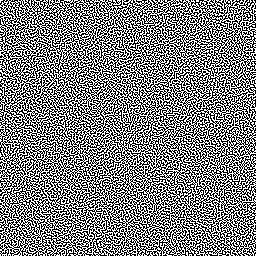
%> input picture test.bmp, 256 x 256 px
$ octave test.m   (GNU Octave 9; MATLAB toolbox functions it lacks are replaced by stand-ins)
%> lines starting %> are read from the running program, lines starting %| are printed output that depends on the picture
% 这个文件用于测试wasatch的加网效果

num=floor(((256-128.5)^2*2)^0.5+0.5);
% 保存每个圆环内的点的数目
Nr=zeros(1,num);
% 建立元胞，保存每个圆环内的点的坐标，这样就不用重复计算了
pointsX=cell(1,num);
pointsY=cell(1,num);
for xx=1:256
    for yy=1:256
        tmp=floor(((xx-128.5)^2+(yy-128.5)^2)^0.5+0.5);
        Nr(tmp)=Nr(tmp)+1;
        pointsX{tmp}=[pointsX{tmp} ,xx];
        pointsY{tmp}=[pointsY{tmp} ,yy];
    end
end

ttt=imread('test.bmp');
%> ttt is the input picture: size 256x256 uint8; 50.2% white; black in thin lines or dots
ttt=im2double(ttt);
%> ttt: size 256x256 double; values 0 (black) and 1 (white), 50.2% white; black in thin lines or dots
greyL=1/2;
testImg = ttt;

Anisotropy=zeros(1,num);
AnisotropyCell=cell(1,num);


Rmean=zeros(1,num);
sample256=testImg;

sample256 = fft2(sample256);
sample256 = fftshift(sample256);
sample256 =(abs(sample256)).^2/256^2;
for i=1:num
     for j=1:length(pointsX{i})
            val = sample256(pointsY{i}(j),pointsX{i}(j));
            Rmean(i)= Rmean(i) + val;
            AnisotropyCell{i}=[AnisotropyCell{i},sample256(pointsY{i}(j),pointsX{i}(j))];
     end
    Rmean(i)=Rmean(i)/length(pointsX{i});
    Anisotropy(i)=var(AnisotropyCell{i})/Rmean(i)^2;
end
%> after the loop, Anisotropy = 180 values, max 4 at index 1, min 0.687 at index 179, mean 1.02; AnisotropyCell = 180 items; Rmean = 180 values, max 4128.3 at index 1, min 0.00112 at index 3, mean 23.13
Anisotropy=log10(Anisotropy);
%> Anisotropy = 180 values, max 0.602 at index 1, min -0.163 at index 179, mean -0.00207
Rmean=Rmean/greyL*(1-greyL);
subplot(2 ,1 ,1);
plot(2:num,Rmean(2:num));
title('Radially Averaged Power Spectra');
y1=ylabel('\it{P}_{r}(\it{f}_{r})/\sigma_{g}^{2}');
%set(y1,'Rotation',90);
axis([0 180 0 4]);
set(gca,'ytick',0:1:4);
subplot(2,1,2);
plot(2:num,Anisotropy(2:num));
title('Anosotropy');
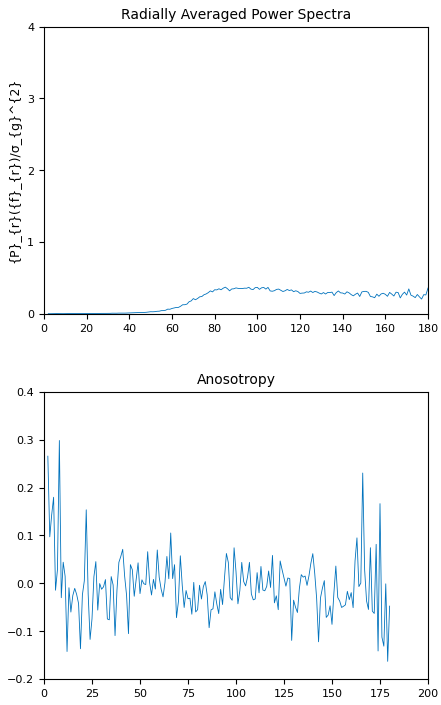
%> figure redrawn from the program's plot data, 2 panels; panel 1: curve peaks at x = 85, y = 0.371; panel 2: curve peaks at x = 8, y = 0.298

$ run again, with 3..bmp copied over test.bmp
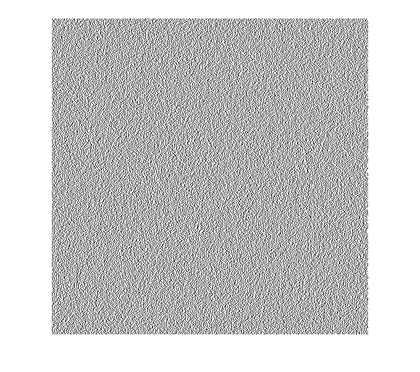
%> input picture 3..bmp, 420 x 372 px, shrunk from 680 x 603 before the run
%> ttt is the input picture: size 372x420x3 uint8; min 0, max 255, mean 201.6
%> ttt: size 372x420x3 double
%> after the loop `for i=1:num`: Anisotropy = 180 values, max 624.4 at index 101, min 0.594 at index 3, mean 21.28; AnisotropyCell = 180 items; Rmean = 180 values, max 371.9 at index 101, min 0.0299 at index 174, mean 2.19
%> `Anisotropy=log10(Anisotropy);`: Anisotropy = 180 values, max 2.8 at index 101, min -0.226 at index 3, mean 0.599
%> `title('Anosotropy');`:
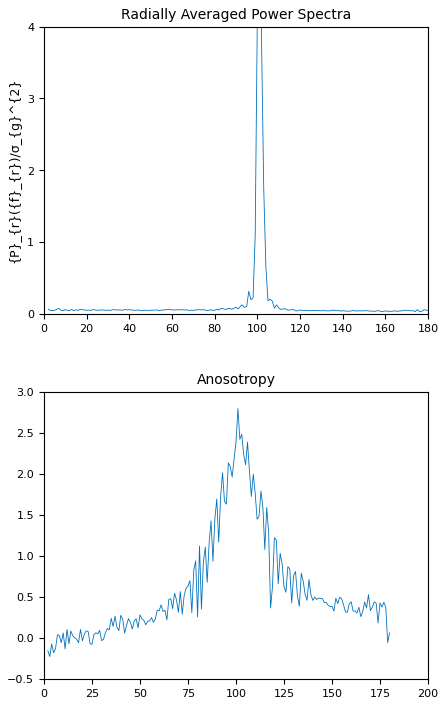
%> figure redrawn from the program's plot data, 2 panels; panel 1: curve peaks at x = 101, y = 371.9, above the top of the axes; panel 2: curve peaks at x = 101, y = 2.8
